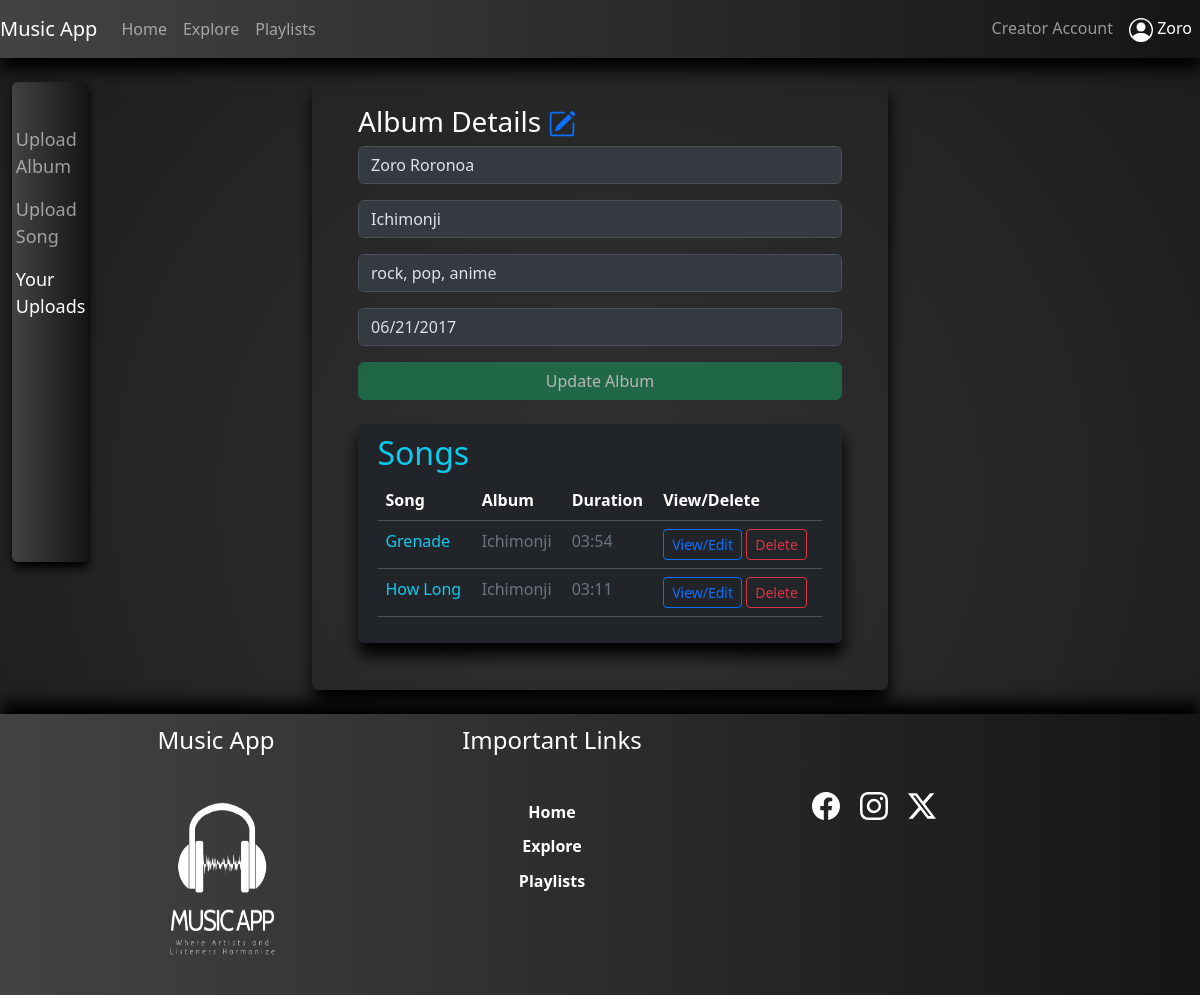
The app's page /viewAlbum/5 (signed in) with its own data.
### app/models.py (models this page shows, shortened)
class Users(UserMixin, db.Model):
    id = db.Column(db.Integer(), autoincrement=True, primary_key=True)
    u_userType = db.Column(db.String(50), nullable=False)
    u_status = db.Column(db.String(50), nullable=False)
    u_flag = db.Column(db.Integer(), nullable=False)
    u_fName = db.Column(db.String(100), nullable=False)
    u_lName = db.Column(db.String(100))
    u_gender = db.Column(db.String(50), nullable=False)
    u_username = db.Column(db.String(100), nullable=False, unique=True)
    u_email = db.Column(db.String(200), nullable=False)
    u_password = db.Column(db.String(1000), nullable=False)
    albums = db.relationship('Albums', backref='users')
    songs = db.relationship('Songs', backref='users')
    playlists = db.relationship('Playlists', backref='users')

class Albums(UserMixin, db.Model):
    id = db.Column(db.Integer(), autoincrement=True, primary_key=True)
    a_name = db.Column(db.String(100), nullable=False)
    a_artist = db.Column(db.String(50), nullable=False)
    a_genres = db.Column(db.String(50), nullable=False)
    a_date = db.Column(db.String(50), nullable=False)
    a_rating = db.Column(db.Integer())
    a_totalRaters = db.Column(db.Integer())
    a_flag = db.Column(db.Integer(), nullable=False)
    user_id = db.Column(db.Integer(),db.ForeignKey('users.id'),nullable=False)
    songs = db.relationship('Songs', backref='albums')

class Songs(UserMixin, db.Model):
    id = db.Column(db.Integer(), autoincrement=True, primary_key=True)
    s_name = db.Column(db.String(100), nullable=False)
    s_artist = db.Column(db.String(50), nullable=False)
    s_album = db.Column(db.String(100), nullable=False)
    s_genre = db.Column(db.String(50), nullable=False)
    s_duration = db.Column(db.String(50), nullable=False)
    s_date = db.Column(db.String(50), nullable=False)
    s_filePath = db.Column(db.String(100), nullable=False)
    s_lyrics = db.Column(db.Text(), nullable=False)
    s_rating = db.Column(db.Integer())
    s_totalRaters = db.Column(db.Integer())
    s_flag = db.Column(db.Integer(), nullable=False)
    s_plays = db.Column(db.Integer())
    album_id = db.Column(db.Integer(), db.ForeignKey('albums.id'), nullable=False)
    user_id = db.Column(db.Integer(), db.ForeignKey('users.id'),nullable=False)

### app/views.py (the view)
@app.route('/viewAlbum/<int:aid>', methods=['GET','POST'])
@login_required
def viewUpdateAlbum(aid):
    form = AlbumForm()
    if request.method == 'GET':
        songsList = Songs.query.filter_by(album_id=aid).all()
        album = Albums.query.get(aid)
        return render_template('creator/updateAlbum.html', form=form, s=True, songsData=songsList, a=album)

### app/forms.py
class AlbumForm(FlaskForm):
    aName = StringField("Album Name: ", validators=[DataRequired(), InputRequired()])
    aGenres = StringField("Genres: ", validators=[DataRequired(), InputRequired()])
    aDate = DateField("Date Created: ", validators=[DataRequired(), InputRequired()])
    create = SubmitField("Create Album")

### app/views.py (called while the page is built)
@login_manager.user_loader
def load_user(user_id):
    return Users.query.get(user_id)

### app/templates/creator/updateAlbum.html (shortened to what this page needs)
{% extends 'layouts/base.html' %}
{% block content %}
<div class="container-fluid">
    <div class="row">
        <div class="col-md-1 col-lg-1 col-sm-10 mt-4 mb-4">
            <div class="myCreatorPanel rounded">
                <nav class="mySideNav flex-column navbar-dark">
                    <ul class="nav navbar-nav">
                        <li class="nav-item">
                            <a class="nav-link" href="{{url_for('uploadAlbum')}}">Upload Album</a>
                        </li>
                        <li class="nav-item">
                            <a class="nav-link" href="{{url_for('uploadSong')}}">Upload Song</a>
                        </li>
                        <li class="nav-item">
                            <a class="nav-link active" href="{{url_for('creatorUploads')}}">Your Uploads</a>
                        </li>
                    </ul>
                </nav>
            </div>
        </div>
        <div class="col-md-6 offset-md-2 col-lg-6 offset-lg-2 col-sm-10 offset-sm-1">
            <div class="myAlbumCont rounded mt-4 mb-4">
                <h3>Album Details
                    <a href="{{url_for('updateAlbum',aid=a['id'])}}" {% if current_user.u_userType=="Admin" %} hidden="True" {% endif %} >
                    </a>
                </h3>
                <div class="mb-3">
                    <input type="text" class="form-control" data-bs-theme="dark" value="{{a.a_artist}}" disabled>
                </div>
                <form action="" method="post" data-bs-theme="dark">
                        <div class="mb-3">
                            {{ form.aName(class="form-control", placeholder="Enter Album Name", value=a.a_name, disabled=s) }}
                        </div>
                        <div class="mb-3">
                            {{ form.aGenres(class="form-control", placeholder="Enter Genres", value=a.a_genres, disabled=s) }}
                        </div>
                        <div class="mb-3">
                            {{ form.aDate(class="form-control", placeholder="Enter Release Date", type="date", value=a.a_date, disabled=s) }}
                        </div>
                        <div class="d-grid">
                            {{ form.create(class="btn btn-success", value="Update Album", disabled=s) }}
                        </div>
                </form>
                <div class="myExploreCont rounded bg-dark mt-4 mb-4">
                    <h2 class="text-captialized text-info">Songs</h2>
                    {% if songsData|length == 0 %}
                        <h2 class="text-center text-info">No records yet. Please upload a Song.</h2>
                    {% else %}
                    <table class="table table-dark table-hover rounded table-responsive{-sm|-md|-lg}">
                        <thead>
                            <tr>
                                <th scope="col">Song</th>
                                <th scope="col">Album</th>
                                <th scope="col">Duration</th>
                                <th scope="col">View/Delete</th>
                            </tr>
                        </thead>
                        <tbody>
                            {% for s in songsData %}
                            <tr>
                                <td class="text-info">{{s['s_name']}}</td>
                                <td class="text-secondary">{{s['s_album']}}</td>
                                <td class="text-secondary">{{s['s_duration']}}</td>
                                <td><a href="{{url_for('viewUpdateSong', sid=s['id'])}}">
                                    <button class="btn btn-outline-primary btn-sm">View/Edit</button>
                                </a>
                                <a href="#">
                                    <button class="btn btn-outline-danger btn-sm">Delete</button>
                                </a>
                                </td>
                            </tr>
                            {% endfor %}
                        </tbody>
                    </table>
                    {% endif %}
                </div>
            </div>
        </div>
    </div>
</div>
{% endblock %}

### app/templates/includes/nav.html (shortened to what this page needs)
<nav class="navbar navbar-expand-lg navbar-expand-md myNavbar bg-light navbar-dark sticky-top">
    {% if current_user.is_authenticated %}
        {% if current_user.u_userType == 'Admin' %}
        <a class="navbar-brand" href="{{url_for('adminHome')}}">Music App</a>
        {% else %}
        <a href="{{url_for('userHome')}}" class="navbar-brand">Music App</a>
        {% endif %}
    {% endif %}
        <div class="collapse navbar-collapse" id="navbarNav">
            <ul class="navbar-nav">
                <li class="nav-item">
                    {% if current_user.is_authenticated %}
                        {% if current_user.u_userType == 'Admin' %}
                            <a class="nav-link {{aH}}" aria-current="page" href="{{url_for('adminHome')}}">Home</a>
                        {% else %}
                        <a class="nav-link {{uH}}" aria-current="page" href="{{url_for('userHome')}}">Home</a>
                        {% endif %}
                    {% endif %}
                </li>
                <li class="nav-item">
                    {% if current_user.is_authenticated %}
                        {% if current_user.u_userType == 'Admin' %}
                            <a class="nav-link {{aAN}}" href="{{url_for('analytics')}}">Analytics</a>
                        {% else %}
                            <a href="{{url_for('exploreMusic')}}" class="nav-link {{uE}}">Explore</a>
                        {% endif %}
                    {% endif %}
                </li>
                <li class="nav-item">
                    {% if current_user.is_authenticated %}
                        {% if current_user.u_userType == 'Admin' %}
                            <a class="nav-link {{aT}}" href="{{url_for('allTracks')}}">Tracks</a>
                        {% else %}
                            <a href="{{url_for('playlists')}}" class="nav-link {{uP}}">Playlists</a>
                        {% endif %}
                    {% endif %}
                </li>
            </ul>
            <ul class="navbar-nav ms-auto">
                <li class="nav-item">
                    {% if current_user.is_authenticated  and current_user.u_userType != 'Admin' %}
                    <a href="{{url_for('creatorHome')}}" class="nav-link {{cH}}">Creator Account</a>
                    {% endif %}
                </li>
                <li class="nav-item dropdown show">
                    {% if current_user.is_authenticated %}
                    <a href="#" class="nav-link active" id="dropdownMenu" data-toggle="dropdown" aria-haspopup="true" aria-expanded="false">
                        {{current_user.u_fName}}
                    </a>
                    {% endif %}
                </li>
            </ul>
        </div>
</nav>

### app/static/css/musicStreamingStyle.css (style rules this page uses)
body { min-height: 100vh; display: flex; flex-direction: column; background: radial-gradient(circle at 50.1% 50.1%, rgb(50, 50, 50) 0%, rgb(28, 28, 28) 99.4%); color: #fff; }
.myNavbar { background-color:#434343; background-image: linear-gradient(to right, #434343 0%, #151515 100%); box-shadow: 1px 12px 15px #000; }
.myNavbar>div>ul>li { color: #fff; }
.myCreatorPanel { min-height: 60vh; background-color:#434343; background-image: linear-gradient(to right, #434343 0%, #151515 100%); box-shadow: 1px 6px 8px #000; }
.myCreatorPanel>nav>ul { margin-top: 50%; font-size: large; }
.mySideNav { padding: 3% 5%; }
.myExploreCont { background-color: transparent; box-shadow: 1px 12px 15px #000; padding: 2% 4%; max-height: 70vh; overflow-y: scroll; }
.myExploreCont>table>tbody>tr>td>a { text-decoration: none; }
.myAlbumCont { background-color: transparent; box-shadow: 1px 12px 15px #000; padding: 4% 8%; }

### records on screen
Users: u_fName "Zoro"
Albums: a_artist "Zoro Roronoa"
Songs: s_name "Grenade", s_album "Ichimonji", s_duration "03:54"
Songs: s_name "How Long", s_album "Ichimonji", s_duration "03:11"
